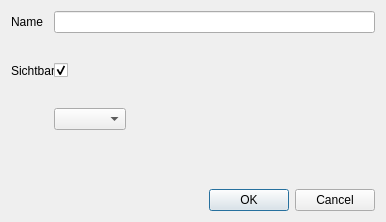
<?xml version="1.0" encoding="UTF-8"?>
<ui version="4.0">
 <author>Copyright 2010, Martin Koller</author>
 <class>GroupEdit</class>
 <widget class="QDialog" name="GroupEdit">
  <property name="geometry">
   <rect>
    <x>0</x>
    <y>0</y>
    <width>386</width>
    <height>222</height>
   </rect>
  </property>
  <property name="windowTitle">
   <string>Gruppe Editieren</string>
  </property>
  <layout class="QGridLayout" name="gridLayout">
   <property name="verticalSpacing">
    <number>30</number>
   </property>
   <item row="0" column="0">
    <layout class="QFormLayout" name="formLayout">
     <property name="fieldGrowthPolicy">
      <enum>QFormLayout::ExpandingFieldsGrow</enum>
     </property>
     <property name="verticalSpacing">
      <number>30</number>
     </property>
     <item row="0" column="0">
      <widget class="QLabel" name="nameLabel">
       <property name="text">
        <string>Name</string>
       </property>
      </widget>
     </item>
     <item row="0" column="1">
      <widget class="QLineEdit" name="name"/>
     </item>
     <item row="1" column="0">
      <widget class="QLabel" name="visibleLabel">
       <property name="text">
        <string>Sichtbar</string>
       </property>
      </widget>
     </item>
     <item row="1" column="1">
      <widget class="QCheckBox" name="visibleCheckBox">
       <property name="checked">
        <bool>true</bool>
       </property>
      </widget>
     </item>
     <item row="2" column="1">
      <widget class="QComboBox" name="colorComboBox"/>
     </item>
    </layout>
   </item>
   <item row="1" column="0">
    <widget class="QDialogButtonBox" name="buttonBox">
     <property name="orientation">
      <enum>Qt::Horizontal</enum>
     </property>
     <property name="standardButtons">
      <set>QDialogButtonBox::Cancel|QDialogButtonBox::Ok</set>
     </property>
    </widget>
   </item>
  </layout>
 </widget>
 <resources/>
 <connections>
  <connection>
   <sender>buttonBox</sender>
   <signal>accepted()</signal>
   <receiver>GroupEdit</receiver>
   <slot>accept()</slot>
   <hints>
    <hint type="sourcelabel">
     <x>248</x>
     <y>254</y>
    </hint>
    <hint type="destinationlabel">
     <x>157</x>
     <y>274</y>
    </hint>
   </hints>
  </connection>
  <connection>
   <sender>buttonBox</sender>
   <signal>rejected()</signal>
   <receiver>GroupEdit</receiver>
   <slot>reject()</slot>
   <hints>
    <hint type="sourcelabel">
     <x>316</x>
     <y>260</y>
    </hint>
    <hint type="destinationlabel">
     <x>286</x>
     <y>274</y>
    </hint>
   </hints>
  </connection>
 </connections>
</ui>
